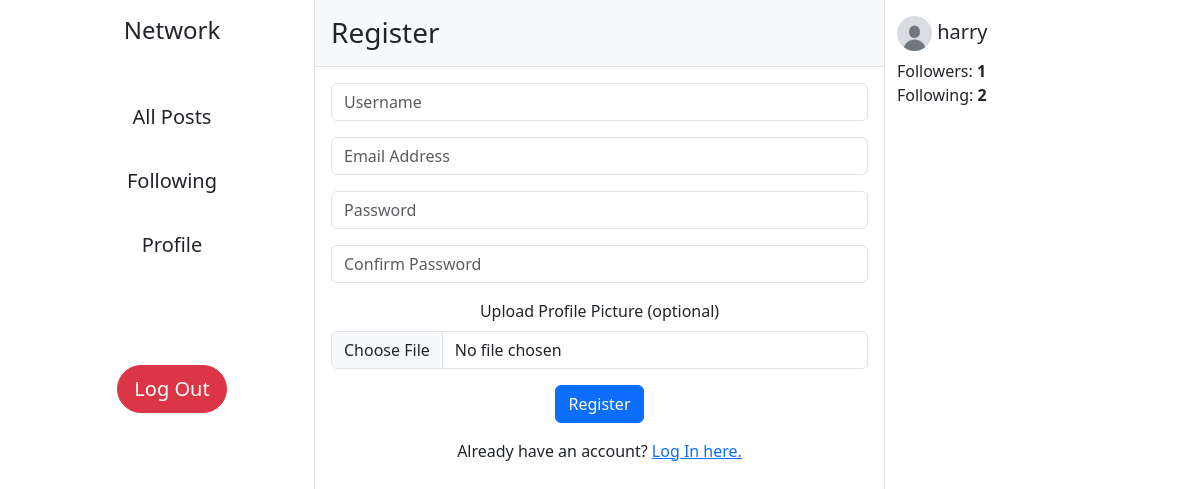
The page /register (signed in) on the database its author committed.
### network/models.py (models this page shows, shortened)
class User(AbstractUser):
    profile_pic = models.ImageField(upload_to="images/", default="images/default-profile-pic.jpg")
    def get_followers_count(self):
        return self.followers.count()
    def get_followings_count(self):
        return self.followings.count()

### network/views.py (the view)
# urls.py: path("register", views.register, name="register"),
def register(request):
    if request.method == "POST":
        username = request.POST["username"]
        email = request.POST["email"]
        password = request.POST["password"]
        confirmation = request.POST["confirmation"]
        profile_pic = None
        if request.FILES.get("profilepic"):
            profile_pic = request.FILES["profilepic"]
        if not username or not email or not password or not confirmation:
            return render(request, "network/register.html", {
                "message": "Input fields required."
            })
        if password != confirmation:
            return render(request, "network/register.html", {
                "message": "Passwords must match."
            })
        try:
            if profile_pic is not None:
                user = User.objects.create_user(username, email, password, profile_pic=profile_pic)
            else:
                user = User.objects.create_user(username, email, password)
            user.save()
        except IntegrityError:
            return render(request, "network/register.html", {
                "message": "Username already taken."
            })
        login(request, user)
        return HttpResponseRedirect(reverse("index"))
    else:
        return render(request, "network/register.html")

### network/templates/network/register.html (shortened to what this page needs)
{% extends "network/layout.html" %}
{% block body %}
    <h3 class="p-3 bg-body-tertiary border-bottom">Register</h3>
    <form action="{% url 'register' %}" method="post" class="text-center m-3" enctype="multipart/form-data">
        <input class="form-control mb-3" autofocus type="text" name="username" placeholder="Username">
        <input class="form-control mb-3" type="email" name="email" placeholder="Email Address">
        <input class="form-control mb-3" type="password" name="password" placeholder="Password">
        <input class="form-control mb-3" type="password" name="confirmation" placeholder="Confirm Password">
        <label for="profile-pic" class="form-label">Upload Profile Picture (optional)</label>
        <input class="form-control mb-3" type="file" name="profilepic" id="profile-pic">
        <input class="btn btn-primary" type="submit" value="Register">
        <p class="text-center my-3">Already have an account? <a href="{% url 'login' %}">Log In here.</a></p>
    </form>
{% endblock %}

### network/templates/network/sidebar.html
{% if request.user.is_authenticated %}
    <h5 class="mt-3">
        <img class="profile-pic profile-pic-sm" src="{{ request.user.profile_pic.url }}" alt="profile-pic">
        <a href="{% url 'profile' request.user.id %}" class="link-dark link-underline-opacity-0 link-underline-opacity-100-hover">{{ request.user }}</a>
    </h5>
    <ul class="list-unstyled">
        <li>Followers: <strong>{{ request.user.get_followers_count }}</strong></li>
        <li>Following: <strong id="followings-count">{{ request.user.get_followings_count }}</strong></li>
    </ul>
{% endif %}

### network/static/network/styles.css (style rules this page uses)
.profile-pic { border-radius: 50%; object-fit: cover; }
.profile-pic-sm { width: 35px; height: 35px; }

### rows shown on the page
User: user.profile_pic (placeholder picture), user "harry", user.get_followers_count "1", user.get_followings_count "2"
